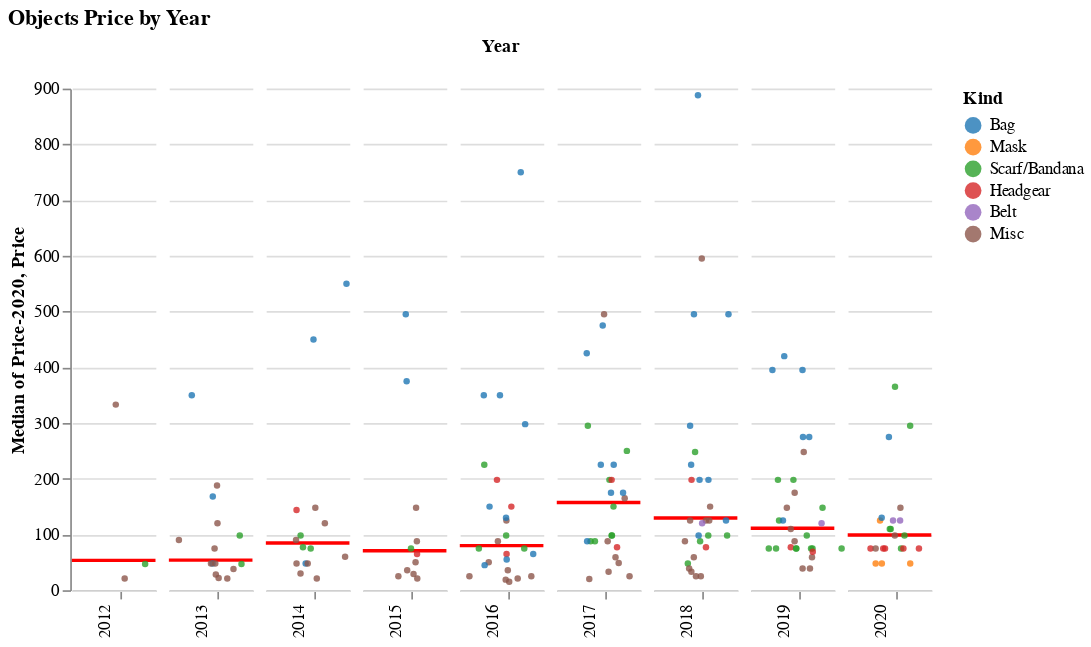

The code cell stored with this chart in its notebook:
### Code cell
plots.price_plot(objects_products_df, 'Kind', object_kind_sort_order, 
                 'category10', 15, 0.8).properties(title='Objects Price by Year')

### Figure 1 — Vega-Lite specification as saved in the notebook (floating-point values rounded to 4 significant figures; data arrays with more than 128 entries replaced by an {"elided": "..."} marker saying what was removed)
{"$schema": "https://vega.github.io/schema/vega-lite/v3.4.0.json", "config": {"facet": {"spacing": 0}, "mark": {"tooltip": null}, "view": {"height": 300, "stroke": null, "width": 400}}, "data": {"name": "data-63e45f23ac91570cf3a0842cb26b07c4"}, "datasets": {"data-63e45f23ac91570cf3a0842cb26b07c4": {"elided": "173 records"}}, "facet": {"column": {"field": "Year", "header": {"labelAlign": "right", "labelAngle": -90, "labelOrient": "bottom", "labelPadding": 3, "titleOrient": "top"}, "type": "ordinal"}}, "spec": {"layer": [{"encoding": {"y": {"aggregate": "median", "field": "Price-2020", "type": "quantitative"}}, "mark": {"color": "red", "size": 2, "type": "rule"}, "width": 50}, {"encoding": {"color": {"field": "Kind", "scale": {"scheme": "category10"}, "sort": ["Bag", "Mask", "Scarf/Bandana", "Headgear", "Belt", "Other"], "type": "nominal"}, "tooltip": [{"field": "Product", "type": "nominal"}, {"field": "Price", "type": "quantitative"}, {"field": "Price-2020", "type": "quantitative"}], "x": {"axis": {"grid": false, "labels": false, "ticks": true, "values": [0]}, "field": "jitter", "scale": {}, "title": null, "type": "quantitative"}, "y": {"axis": {}, "field": "Price", "scale": {}, "type": "quantitative"}}, "mark": {"opacity": 0.8, "size": 15, "type": "circle"}, "transform": [{"as": "jitter", "calculate": "sqrt(-2*log(random()))*cos(2*PI*random())"}], "width": 50}]}, "title": "Objects Price by Year"}
